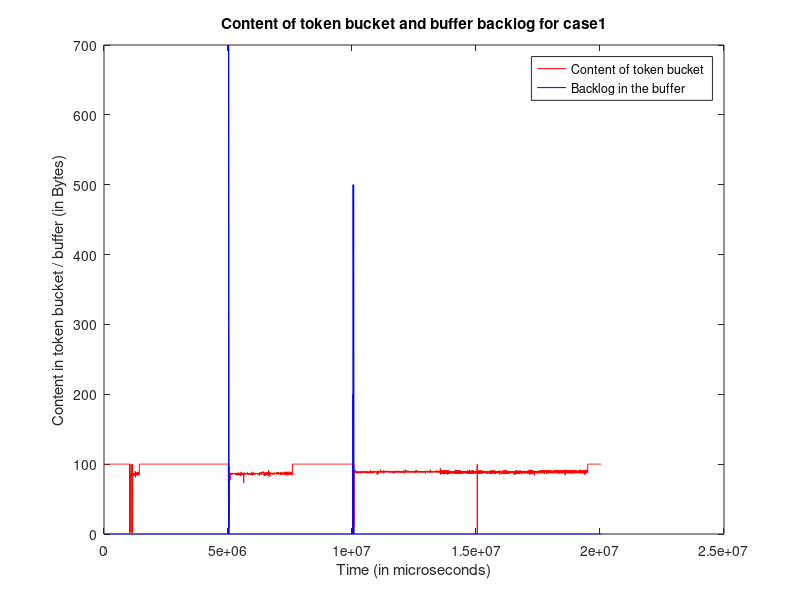

Write the MATLAB code that produced this figure.
clc; clear all;

[time_p2, packetsize_p2, bufferSize, noToken] = textread('bucket_n1small.txt', '%f %f %f %f');
i=1;
time2(i)=0;
%buffer(i)=bufferSize(i);
%noToken(i)=noToken(i);
i=2;
while i<=length(packetsize_p2)
    time2(i)=time2(i-1)+time_p2(i);
    %buffer(i)=bufferSize(i);
    %noToken(i)=noToken(i);
    i=i+1;
end




plot(time2,noToken,'r',time2,bufferSize,'b');
title('Content of token bucket and buffer backlog for case1');
xlabel('Time (in microseconds)');
ylabel('Content in token bucket / buffer (in Bytes)');
%xlim([0,2.1e6]);
%legend 
legend('Content of token bucket','Backlog in the buffer','Location','northeast');

set(1,'OuterPosition',[1 1 1060 664]);
saveas(1,'plot_n1small_tbbalcklog','png');